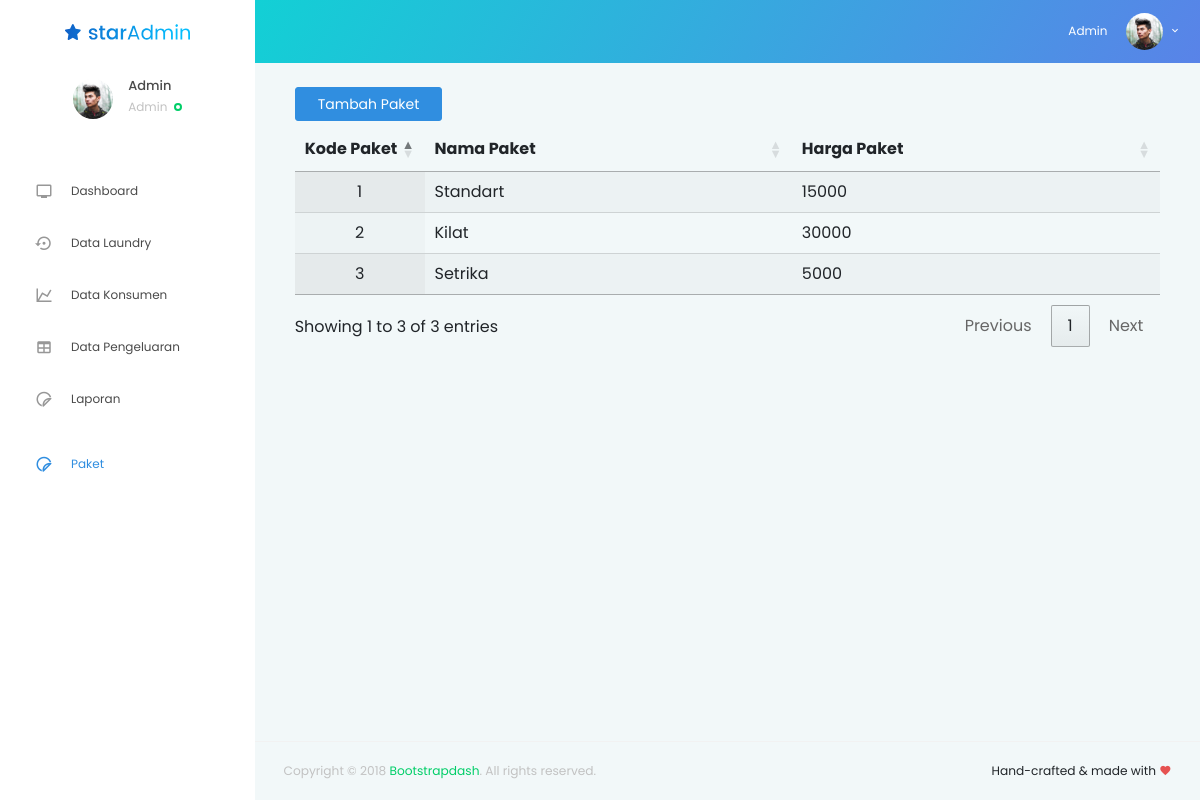
The page /page/admin/paket.php?pesan=buat_oke (signed in) on the database its author committed.
### tables this page shows
CREATE TABLE `vivalo_paket` (
  `kd_paket` int(5) NOT NULL,
  `nama_paket` varchar(10) NOT NULL,
  `harga_paket` int(11) NOT NULL
);

### config/functions/mysqli.php (called while the page is built, shortened)
<?php
class Database
{
    public $connection;
    public function __construct($host, $user, $pass, $db)
    {
        $this->connection = mysqli_connect($host, $user, $pass, $db);
        return $this->connection;
    }
    public function query($sql)
    {
        return mysqli_query($this->connection, $sql);
    }
}

### config/config.php (called while the page is built, shortened)
<?php
require_once __DIR__."/functions/mysqli.php";
$db = new Database("localhost", "root", "", "vivalo");

### page/admin/paket.php (the view, shortened to what this page needs)
<!DOCTYPE html>
<html lang="en">
<?php
include 'attr_head.php';
?>
    <body>
      <div class="container-scroller">
      <?php
       include 'navbar.php';
        ?>
        <div class="container-fluid page-body-wrapper">
          <?php require_once __DIR__."/attr_nav.php" ?>
          <div class="main-panel">
            <div class="content-wrapper">
              <div class="row">
               <div class="container-fluid">
                 <div class="col-md-12">
                    <button type="button" class="btn btn-primary" data-toggle="modal" data-target="#exampleModal">
                      Tambah Paket
                    </button>
                    <table id="example" class="display" style="width:100%">
                        <thead>
                            <tr>
                                <th style="width: 15%;">Kode Paket</th>
                                <th>Nama Paket</th>
                                <th>Harga Paket</th>
                            </tr>
                        </thead>
                        <tbody>
                            <?php foreach($db->query("SELECT * FROM `vivalo_paket` WHERE 1")->fetch_all() as $paket): ?>
                            <tr>
                                <td align="center"><?= $paket[0] ?></td>
                                <td><?= $paket[1] ?></td>
                                <td><?= $paket[2] ?></td>
                            </tr>
                            <?php endforeach ?>
                        </tbody>
                    </table>
                 </div>
               </div>
              </div>
            </div>
            <footer class="footer">
              <div class="container-fluid clearfix">
                <span class="text-muted d-block text-center text-sm-left d-sm-inline-block">Copyright © 2018
                  <a href="http://www.bootstrapdash.com/" target="_blank">Bootstrapdash</a>. All rights reserved.</span>
                <span class="float-none float-sm-right d-block mt-1 mt-sm-0 text-center">Hand-crafted &amp; made with
                  <i class="mdi mdi-heart text-danger"></i>
                </span>
              </div>
            </footer>
          </div>
        </div>
      </div>
    </body></html>

### rows shown on the page
vivalo_paket: kd_paket "1", nama_paket "Standart", harga_paket "15000"
vivalo_paket: kd_paket "2", nama_paket "Kilat", harga_paket "30000"
vivalo_paket: kd_paket "3", nama_paket "Setrika", harga_paket "5000"

### other values the page prints
$_SESSION["user_nama"] "Admin"
$_SESSION["user_level"] "Admin"
